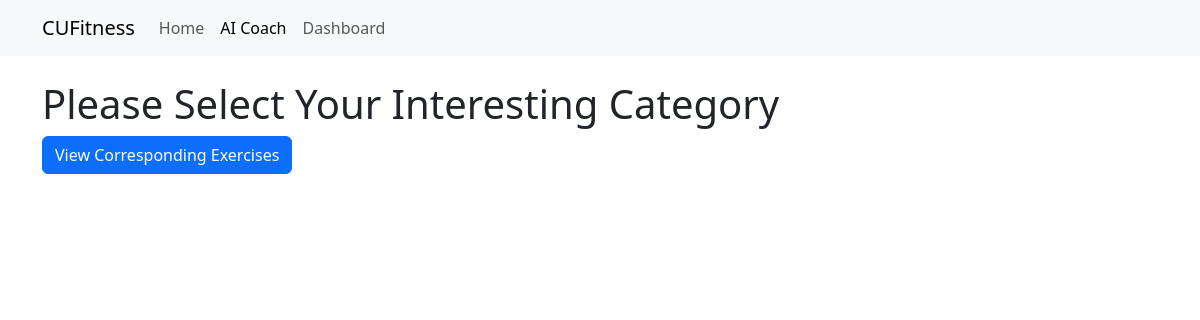
Before: /FitnessPlan/browse_categories/ with the older database file.
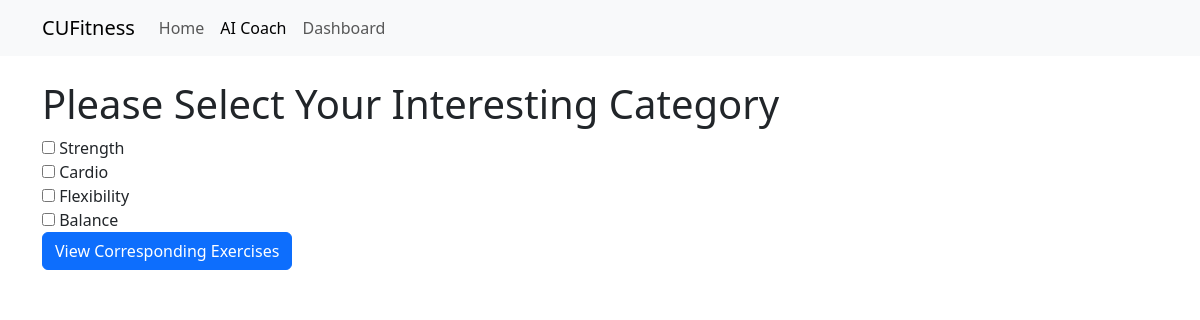
After: the same page with the newer database file.
### FitnessPlan/models/BrowseWorkout.py (models this page shows, shortened)
class Category(models.Model):
    name = models.CharField("Category Name", max_length = 50, unique = True)

### FitnessPlan/views/BrowseWorkout.py (the view)
# urls.py: path('browse_categories/', browse_category_list, name='browse_category_list'),
def browse_category_list(request):
    categories = Category.objects.all()
    return render(request, 'fitnessplan/browse_category_list.html', {'categories': categories})

### templates/fitnessplan/browse_category_list.html (shortened to what this page needs)
{% extends 'base.html' %}
{% block content %}
<html>
<head>
</head>
<body>
    <h1>Please Select Your Interesting Category</h1>
    <form method="get" action="{% url 'browse_exercise_list' %}">
        {% for category in categories %}
            <input type="checkbox" name="categories" value="{{ category.id }}"> {{ category.name }} <br>
        {% endfor %}
        <button type="submit" class="btn btn-primary">View Corresponding Exercises</button>
    </form>
</body>
</html>
{% endblock %}

Changed rows visible on the page:
added Category: name "Strength"
added Category: name "Cardio"
added Category: name "Flexibility"
added Category: name "Balance"
